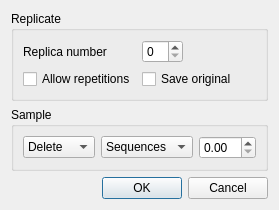
<?xml version="1.0" encoding="UTF-8"?>
<ui version="4.0">
 <class>Dialog</class>
 <widget class="QDialog" name="Dialog">
  <property name="geometry">
   <rect>
    <x>0</x>
    <y>0</y>
    <width>257</width>
    <height>195</height>
   </rect>
  </property>
  <property name="windowTitle">
   <string>Dialog</string>
  </property>
  <layout class="QVBoxLayout" name="verticalLayout">
   <item>
    <widget class="QGroupBox" name="groupBox">
     <property name="title">
      <string>Replicate</string>
     </property>
     <layout class="QFormLayout" name="formLayout">
      <item row="2" column="0">
       <widget class="QCheckBox" name="checkBox_2">
        <property name="text">
         <string>Allow repetitions</string>
        </property>
       </widget>
      </item>
      <item row="2" column="1">
       <widget class="QCheckBox" name="checkBox">
        <property name="text">
         <string>Save original</string>
        </property>
       </widget>
      </item>
      <item row="1" column="1">
       <widget class="QSpinBox" name="spinBox">
        <property name="sizePolicy">
         <sizepolicy hsizetype="Fixed" vsizetype="Fixed">
          <horstretch>0</horstretch>
          <verstretch>0</verstretch>
         </sizepolicy>
        </property>
       </widget>
      </item>
      <item row="1" column="0">
       <widget class="QLabel" name="label">
        <property name="sizePolicy">
         <sizepolicy hsizetype="MinimumExpanding" vsizetype="Preferred">
          <horstretch>0</horstretch>
          <verstretch>0</verstretch>
         </sizepolicy>
        </property>
        <property name="text">
         <string>Replica number</string>
        </property>
       </widget>
      </item>
     </layout>
    </widget>
   </item>
   <item>
    <widget class="QGroupBox" name="groupBox_2">
     <property name="title">
      <string>Sample</string>
     </property>
     <layout class="QGridLayout" name="gridLayout_2">
      <item row="0" column="0">
       <widget class="QComboBox" name="comboBox">
        <property name="sizePolicy">
         <sizepolicy hsizetype="Fixed" vsizetype="Fixed">
          <horstretch>0</horstretch>
          <verstretch>0</verstretch>
         </sizepolicy>
        </property>
        <item>
         <property name="text">
          <string>Delete</string>
         </property>
        </item>
        <item>
         <property name="text">
          <string>Sample</string>
         </property>
        </item>
       </widget>
      </item>
      <item row="0" column="1">
       <widget class="QComboBox" name="comboBox_2">
        <item>
         <property name="text">
          <string>Sequences</string>
         </property>
        </item>
        <item>
         <property name="text">
          <string>Percent</string>
         </property>
        </item>
       </widget>
      </item>
      <item row="0" column="2">
       <widget class="QDoubleSpinBox" name="doubleSpinBox">
        <property name="sizePolicy">
         <sizepolicy hsizetype="Fixed" vsizetype="Fixed">
          <horstretch>0</horstretch>
          <verstretch>0</verstretch>
         </sizepolicy>
        </property>
       </widget>
      </item>
     </layout>
    </widget>
   </item>
   <item>
    <widget class="QDialogButtonBox" name="buttonBox">
     <property name="standardButtons">
      <set>QDialogButtonBox::Cancel|QDialogButtonBox::Ok</set>
     </property>
    </widget>
   </item>
  </layout>
 </widget>
 <resources/>
 <connections/>
</ui>
